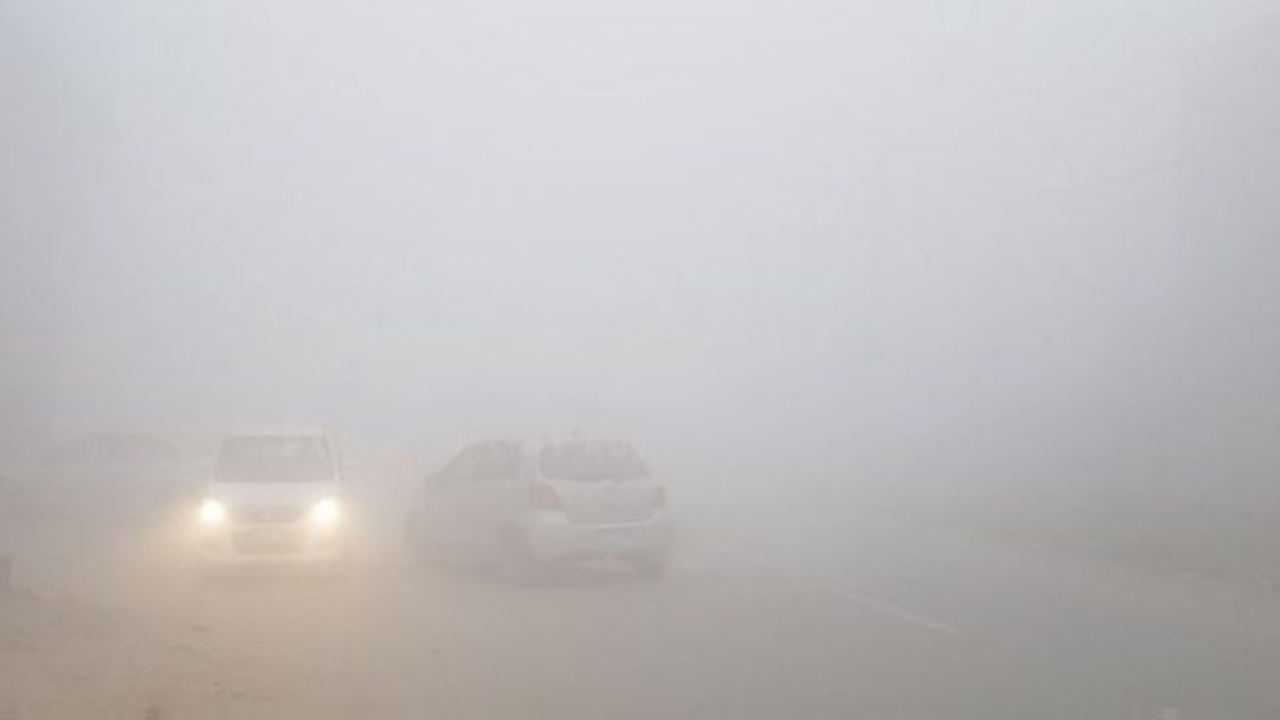
#> input picture TEST_IMAGES/Fog.jpg, 1280 x 720 px
$ python -i imagedehazer.py   (imports and definitions only)
#> lines starting #> are read from the running program, lines starting #| are printed output that depends on the picture
#> further down, picture is the input picture: shape (720, 1280, 3); mean B, G, R 191.5, 190.7, 192.9
import cv2
import numpy as np
import copy


class image_dehazer():
    def __init__(self, airlightEstimation_windowSze=15, boundaryConstraint_windowSze=3, C0=20, C1=300,
                 regularize_lambda=0.1, sigma=0.5, delta=0.85, showHazeTransmissionMap=True):
        self.airlightEstimation_windowSze = airlightEstimation_windowSze
        self.boundaryConstraint_windowSze = boundaryConstraint_windowSze
        self.C0 = C0
        self.C1 = C1
        self.regularize_lambda = regularize_lambda
        self.sigma = sigma
        self.delta = delta
        self.showHazeTransmissionMap = showHazeTransmissionMap
        self._A = []
        self._transmission = []
        self._WFun = []

    def __AirlightEstimation(self, HazeImg):
        if (len(HazeImg.shape) == 3):
            for ch in range(len(HazeImg.shape)):
                kernel = np.ones((self.airlightEstimation_windowSze, self.airlightEstimation_windowSze), np.uint8)
                minImg = cv2.erode(HazeImg[:, :, ch], kernel) #reduces the intensity of pixels
                self._A.append(int(minImg.max())) # maximum pixel value
#> after the loop, self._A = [233, 246, 251]
        else:
            kernel = np.ones((self.airlightEstimation_windowSze, self.airlightEstimation_windowSze), np.uint8)
            minImg = cv2.erode(HazeImg, kernel)
            self._A.append(int(minImg.max()))

    def __BoundCon(self, HazeImg):
        if (len(HazeImg.shape) == 3):

            t_b = np.maximum((self._A[0] - HazeImg[:, :, 0].astype(float)) / (self._A[0] - self.C0),
                             (HazeImg[:, :, 0].astype(float) - self._A[0]) / (self.C1 - self._A[0]))
            t_g = np.maximum((self._A[1] - HazeImg[:, :, 1].astype(float)) / (self._A[1] - self.C0),
                             (HazeImg[:, :, 1].astype(float) - self._A[1]) / (self.C1 - self._A[1]))
            t_r = np.maximum((self._A[2] - HazeImg[:, :, 2].astype(float)) / (self._A[2] - self.C0),
                             (HazeImg[:, :, 2].astype(float) - self._A[2]) / (self.C1 - self._A[2]))

            MaxVal = np.maximum(t_b, t_g, t_r)
            self._Transmission = np.minimum(MaxVal, 1)
        else:
            self._Transmission = np.maximum((self._A[0] - HazeImg.astype(float)) / (self._A[0] - self.C0),
                                            (HazeImg.astype(float) - self._A[0]) / (self.C1 - self._A[0]))
            self._Transmission = np.minimum(self._Transmission, 1)

        kernel = np.ones((self.boundaryConstraint_windowSze, self.boundaryConstraint_windowSze), float)
        self._Transmission = cv2.morphologyEx(self._Transmission, cv2.MORPH_CLOSE, kernel=kernel) #smooth it and fill small holes

    def __LoadFilterBank(self):
        KirschFilters = []
        KirschFilters.append(np.array([[-3, -3, -3], [-3, 0, 5], [-3, 5, 5]]))
        KirschFilters.append(np.array([[-3, -3, -3], [-3, 0, -3], [5, 5, 5]]))
        KirschFilters.append(np.array([[-3, -3, -3], [5, 0, -3], [5, 5, -3]]))
        KirschFilters.append(np.array([[5, -3, -3], [5, 0, -3], [5, -3, -3]]))
        KirschFilters.append(np.array([[5, 5, -3], [5, 0, -3], [-3, -3, -3]]))
        KirschFilters.append(np.array([[5, 5, 5], [-3, 0, -3], [-3, -3, -3]]))
        KirschFilters.append(np.array([[-3, 5, 5], [-3, 0, 5], [-3, -3, -3]]))
        KirschFilters.append(np.array([[-3, -3, 5], [-3, 0, 5], [-3, -3, 5]]))
        KirschFilters.append(np.array([[-1, -1, -1], [-1, 8, -1], [-1, -1, -1]]))
        return (KirschFilters)

    def __CalculateWeightingFunction(self, HazeImg, Filter):

        # Computing the weight function... Eq (17) in the paper

        HazeImageDouble = HazeImg.astype(float) / 255.0
        if (len(HazeImg.shape) == 3):
            Red = HazeImageDouble[:, :, 2]
            d_r = self.__circularConvFilt(Red, Filter)

            Green = HazeImageDouble[:, :, 1]
            d_g = self.__circularConvFilt(Green, Filter)

            Blue = HazeImageDouble[:, :, 0]
            d_b = self.__circularConvFilt(Blue, Filter)

            return (np.exp(-((d_r ** 2) + (d_g ** 2) + (d_b ** 2)) / (2 * self.sigma * self.sigma)))
        else:
            d = self.__circularConvFilt(HazeImageDouble, Filter)
            return (np.exp(-((d ** 2) + (d ** 2) + (d ** 2)) / (2 * self.sigma * self.sigma)))

    def __circularConvFilt(self, Img, Filter):
        FilterHeight, FilterWidth = Filter.shape
        assert (FilterHeight == FilterWidth), 'Filter must be square in shape --> Height must be same as width'
        assert (FilterHeight % 2 == 1), 'Filter dimension must be a odd number.'

        filterHalsSize = int((FilterHeight - 1) / 2)
        rows, cols = Img.shape
        PaddedImg = cv2.copyMakeBorder(Img, filterHalsSize, filterHalsSize, filterHalsSize, filterHalsSize,
                                       borderType=cv2.BORDER_WRAP)
        FilteredImg = cv2.filter2D(PaddedImg, -1, Filter)
        Result = FilteredImg[filterHalsSize:rows + filterHalsSize, filterHalsSize:cols + filterHalsSize]
        return (Result)

    def __CalTransmission(self, HazeImg):
        #estimating the transmission map
        rows, cols = self._Transmission.shape
#> rows = 720; cols = 1280

        KirschFilters = self.__LoadFilterBank() #Kirsch edge detection filters,

        # Normalize the filters
        for idx, currentFilter in enumerate(KirschFilters):
            KirschFilters[idx] = KirschFilters[idx] / np.linalg.norm(currentFilter)

        # Calculate Weighting function --> [rows, cols. numFilters] --> One Weighting function for every filter
        WFun = []
        for idx, currentFilter in enumerate(KirschFilters):
            WFun.append(self.__CalculateWeightingFunction(HazeImg, currentFilter))
#> after the loop, WFun = 9 items

        # Precompute the constants that are later needed in the optimization step
        tF = np.fft.fft2(self._Transmission)
        DS = 0

        for i in range(len(KirschFilters)):
            D = self.__psf2otf(KirschFilters[i], (rows, cols))
            # D = psf2otf(KirschFilters[i], (rows, cols))
            DS = DS + (abs(D) ** 2)
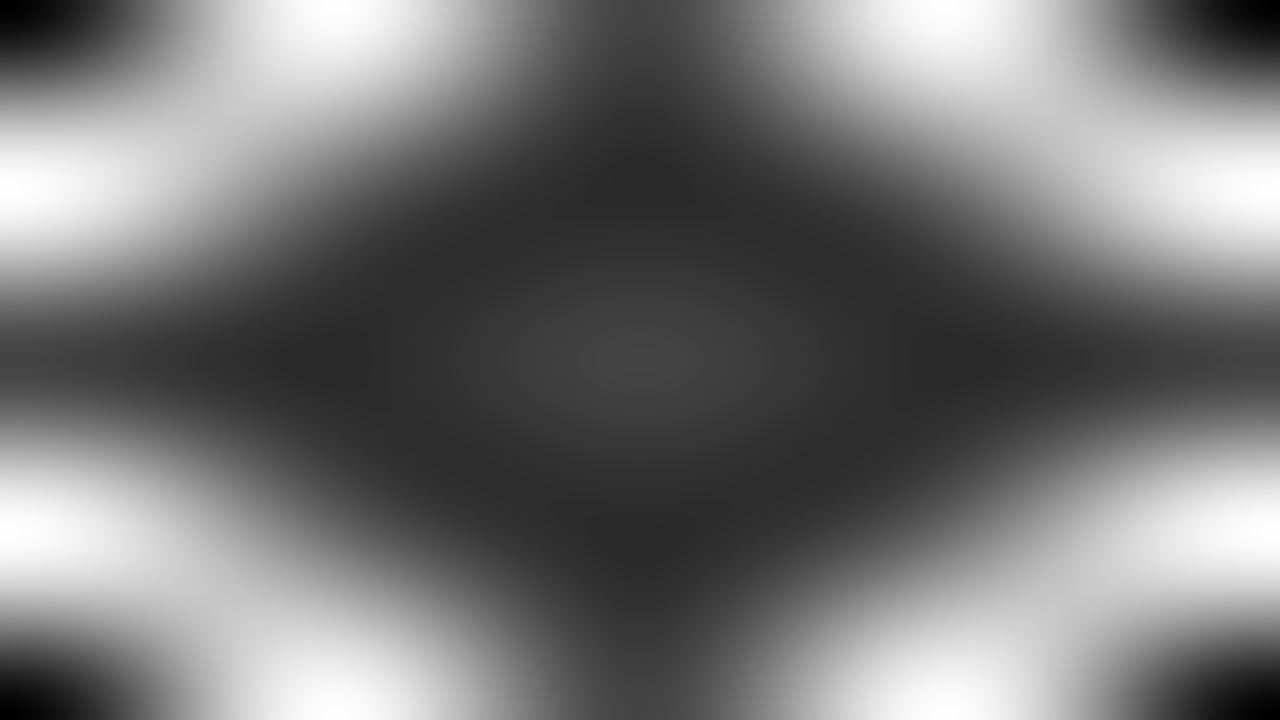
#> DS: shape (720, 1280) float64; min 1.91e-31, max 19.53, mean 9; drawn with min black and max white

        # Cyclic loop for refining t and u --> Section III in the paper
        beta = 1  # Start Beta value --> selected from the paper
        beta_max = 2 ** 4  # Selected from the paper --> Section III --> "Scene Transmission Estimation"
        beta_rate = 2 * np.sqrt(2)  # Selected from the paper

        while (beta < beta_max):
            gamma = self.regularize_lambda / beta

            # Fixing t first and solving for u
            DU = 0
            for i in range(len(KirschFilters)):
                dt = self.__circularConvFilt(self._Transmission, KirschFilters[i])
                u = np.maximum((abs(dt) - (WFun[i] / (len(KirschFilters) * beta))), 0) * np.sign(dt)
                DU = DU + np.fft.fft2(self.__circularConvFilt(u, cv2.flip(KirschFilters[i], -1)))

            # Fixing u and solving t --> Equation 26 in the paper
            # Note: In equation 26, the Numerator is the "DU" calculated in the above part of the code
            # In the equation 26, the Denominator is the DS which was computed as a constant in the above code

            self._Transmission = np.abs(np.fft.ifft2((gamma * tF + DU) / (gamma + DS)))
            beta = beta * beta_rate
#> this loop made 3 passes
#> gamma on passes 1 to 3: 0.1, 0.0354, 0.0125
#> pass 1, in __circularConvFilt (call 29), `PaddedImg = cv2.copyMakeBorder(Img, filterHalsSize, filterHalsSize, fi..`:
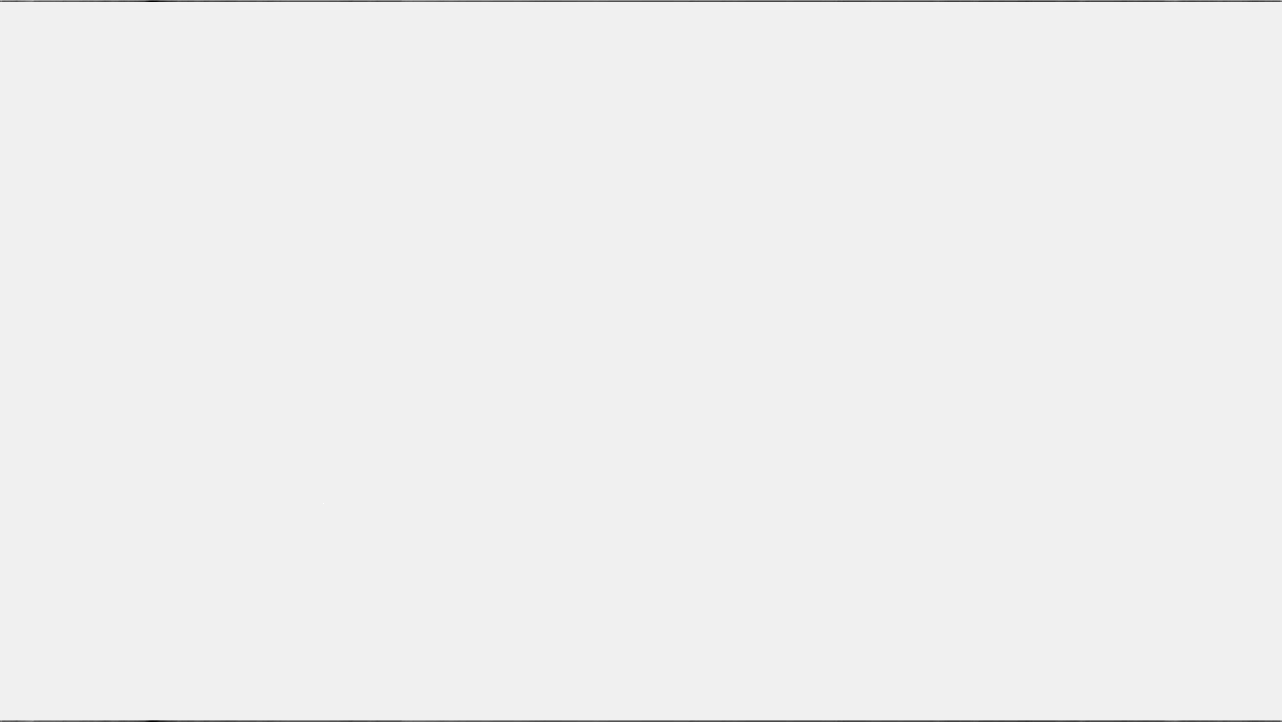
#> PaddedImg: shape (722, 1282) float64; min -0.265, max 0.0163, mean -0.000805; drawn with min black and max white
#> after the loop:
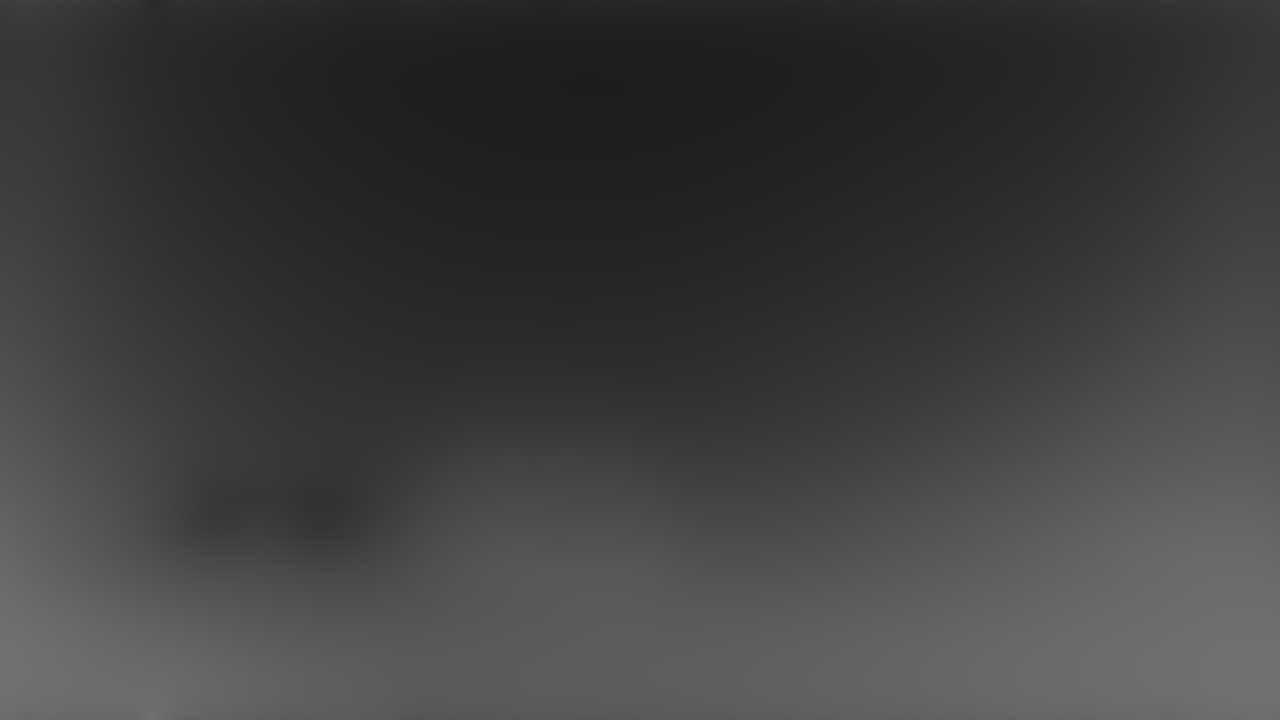
#> self._Transmission: shape (720, 1280) float64; min 0.117, max 0.445, mean 0.247
#> after the loop, beta = 22.63

        if (self.showHazeTransmissionMap):
            # cv2.imshow("Haze Transmission Map", self._Transmission)
            cv2.waitKey(1)

    def __removeHaze(self, HazeImg):
        '''
        :param HazeImg: Hazy input image
        :param Transmission: estimated transmission
        :param A: estimated airlight
        :param delta: fineTuning parameter for dehazing --> default = 0.85
        :return: result --> Dehazed image
        '''

        # This function will implement equation(3) in the paper
        # " https://www.cv-foundation.org/openaccess/content_iccv_2013/papers/Meng_Efficient_Image_Dehazing_2013_ICCV_paper.pdf "

        epsilon = 0.0001
        Transmission = pow(np.maximum(abs(self._Transmission), epsilon), self.delta) #avoiding division by zero.

        HazeCorrectedImage = copy.deepcopy(HazeImg)
        if (len(HazeImg.shape) == 3):
            for ch in range(len(HazeImg.shape)):
                temp = ((HazeImg[:, :, ch].astype(float) - self._A[ch]) / Transmission) + self._A[ch]
                temp = np.maximum(np.minimum(temp, 255), 0)
                HazeCorrectedImage[:, :, ch] = temp
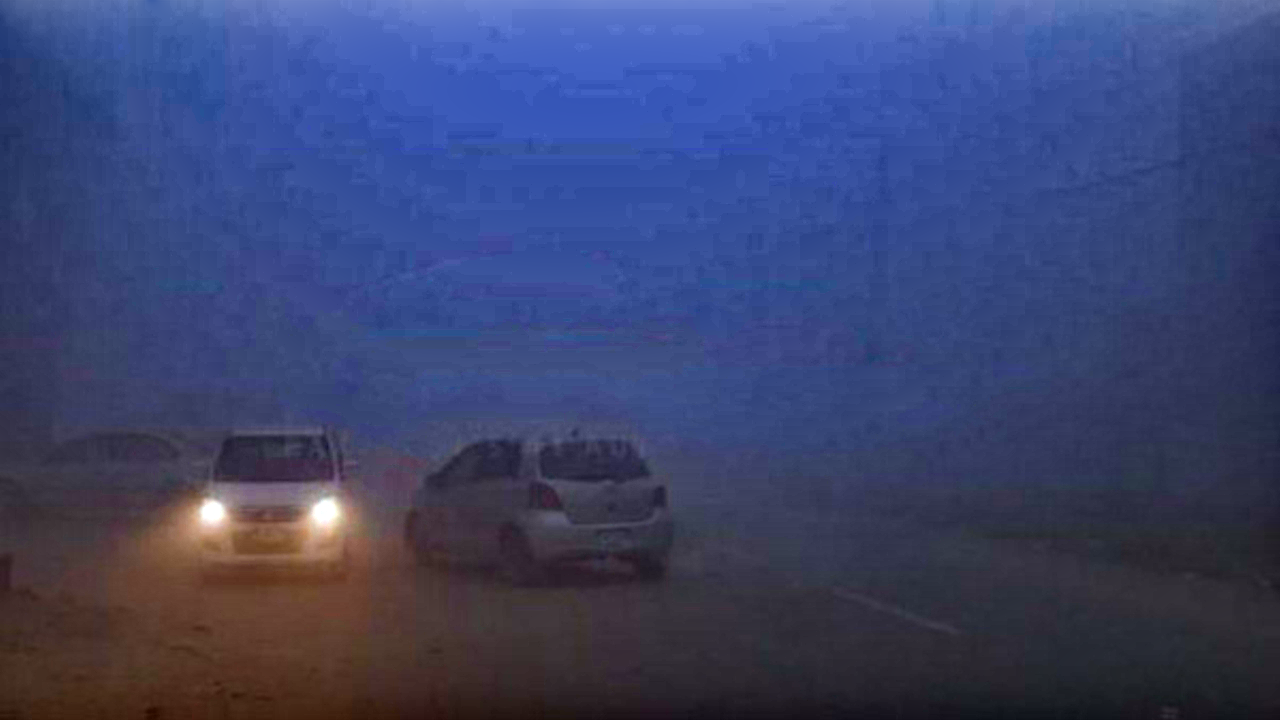
#> HazeCorrectedImage: shape (720, 1280, 3); mean B, G, R 110, 67.7, 59
        else:
            temp = ((HazeImg.astype(float) - self._A[0]) / Transmission) + self._A[0]
            temp = np.maximum(np.minimum(temp, 255), 0)
            HazeCorrectedImage = temp
        return (HazeCorrectedImage)

    def __psf2otf(self, psf, shape):
        if np.all(psf == 0):
            return np.zeros_like(psf)

        inshape = psf.shape
        # Pad the PSF to outsize
        psf = self.__zero_pad(psf, shape, position='corner')

        # Circularly shift OTF so that the 'center' of the PSF is
        # [0,0] element of the array
        for axis, axis_size in enumerate(inshape):
            psf = np.roll(psf, -int(axis_size / 2), axis=axis)

        # Compute the OTF
        otf = np.fft.fft2(psf)

        # Estimate the rough number of operations involved in the FFT
        # and discard the PSF imaginary part if within roundoff error
        # roundoff error  = machine epsilon = sys.float_info.epsilon
        # or np.finfo().eps
        n_ops = np.sum(psf.size * np.log2(psf.shape))
        otf = np.real_if_close(otf, tol=n_ops)

        return otf

    def __zero_pad(self, image, shape, position='corner'):

        shape = np.asarray(shape, dtype=int)
        imshape = np.asarray(image.shape, dtype=int)

        if np.alltrue(imshape == shape):
            return image

        if np.any(shape <= 0):
            raise ValueError("ZERO_PAD: null or negative shape given")

        dshape = shape - imshape
        if np.any(dshape < 0):
            raise ValueError("ZERO_PAD: target size smaller than source one")

        pad_img = np.zeros(shape, dtype=image.dtype)

        idx, idy = np.indices(imshape)

        if position == 'center':
            if np.any(dshape % 2 != 0):
                raise ValueError("ZERO_PAD: source and target shapes "
                                 "have different parity.")
            offx, offy = dshape // 2
        else:
            offx, offy = (0, 0)

        pad_img[idx + offx, idy + offy] = image

        return pad_img

    def remove_haze(self, HazeImg):
        self.__AirlightEstimation(HazeImg) # estimate the airlight
        self.__BoundCon(HazeImg) # create the transmission map
        self.__CalTransmission(HazeImg)  #estimating the transmission map
        haze_corrected_img = self.__removeHaze(HazeImg)
        HazeTransmissionMap = self._Transmission
        return (haze_corrected_img, HazeTransmissionMap)


def remove_haze(HazeImg, airlightEstimation_windowSze=15, boundaryConstraint_windowSze=3, C0=20, C1=300,
                regularize_lambda=0.1, sigma=0.5, delta=0.85, showHazeTransmissionMap=True):
    Dehazer = image_dehazer(airlightEstimation_windowSze=airlightEstimation_windowSze,
                            boundaryConstraint_windowSze=boundaryConstraint_windowSze, C0=C0, C1=C1,
                            regularize_lambda=regularize_lambda, sigma=sigma, delta=delta,
                            showHazeTransmissionMap=showHazeTransmissionMap)
    HazeCorrectedImg, HazeTransmissionMap = Dehazer.remove_haze(HazeImg)
    return (HazeCorrectedImg, HazeTransmissionMap)

>>> import cv2
>>> picture = cv2.imread('TEST_IMAGES/Fog.jpg')
>>> result = image_dehazer().remove_haze(picture)
